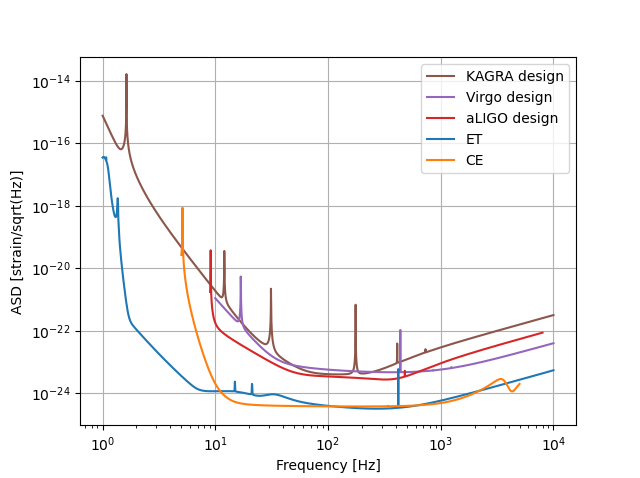

Here is the Python script that generated this plot:
# Standard python numerical analysis imports:
import numpy as np

import matplotlib.pyplot as plt
import seaborn as sns


# Get ET spectrum
ET_D_psd=np.loadtxt('ET_D_sensitivity.txt', skiprows=0)

# Get CE spectrum
CE1_psd=np.loadtxt('curves_Jan_2020/ce1.txt', skiprows=0)

# Get CE spectrum
CE2_psd=np.loadtxt('curves_Jan_2020/ce2.txt', skiprows=0)

# Get aLIGO spectrum
AL_psd=np.loadtxt('ALIGO_sensitivity.txt', skiprows=7)

# Get ADV spectrum
ADV_psd=np.loadtxt('AVIRGO_sensitivity.txt', skiprows=7)

# Get KAG spectrum
KAG_psd=np.loadtxt('KAGRA_sensitivity.txt', skiprows=7)


#########################################################################

# plot the spectra
fmin=10
fmax=3000

fig1 = plt.figure()
colors = sns.color_palette(None, 6)
plt.loglog(KAG_psd[:,0],KAG_psd[:,5],color=colors[5],label='KAGRA design')
plt.loglog(ADV_psd[:,0],ADV_psd[:,6],color=colors[4],label='Virgo design')
plt.loglog(AL_psd[:,0],AL_psd[:,6],color=colors[3],label='aLIGO design')
plt.loglog(ET_D_psd[:,0],ET_D_psd[:,3],color=colors[0],label='ET')
plt.loglog(CE1_psd[:,0],CE1_psd[:,1],color=colors[1],label='CE')
#plt.loglog(CE2_psd[:,0],CE2_psd[:,1],color=colors[2],label='CE stage2')


#plt.axis([1, fmax, 1e-25, 4e-20])

plt.grid(True)
plt.ylabel('ASD [strain/sqrt(Hz)]')
plt.xlabel('Frequency [Hz]')
plt.legend(loc='upper right')
plt.show()
